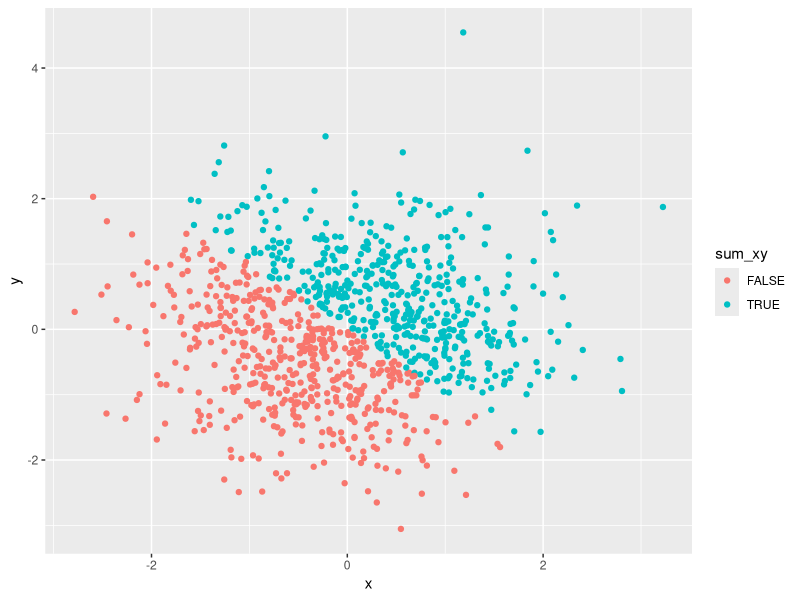
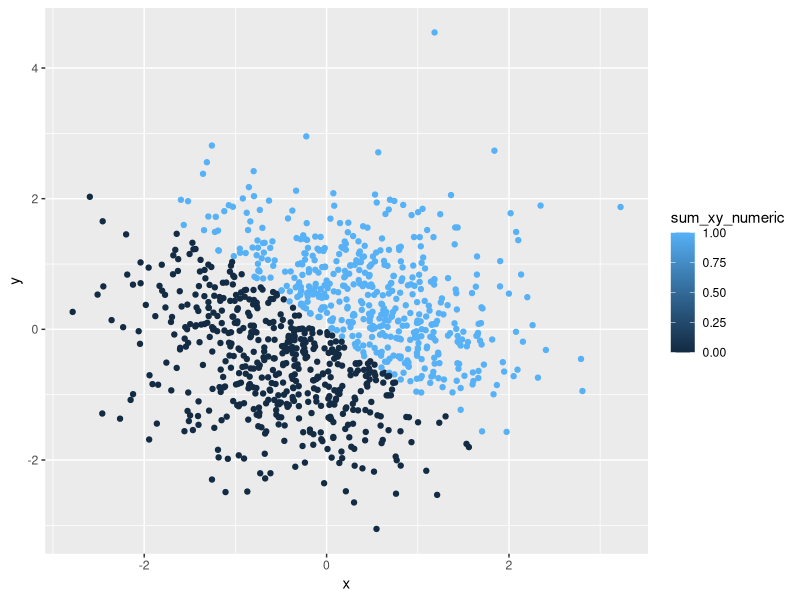
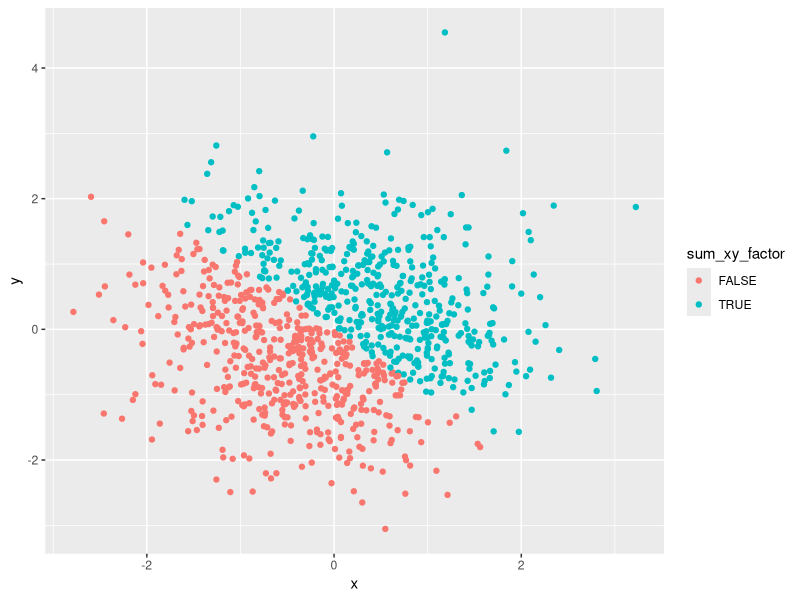
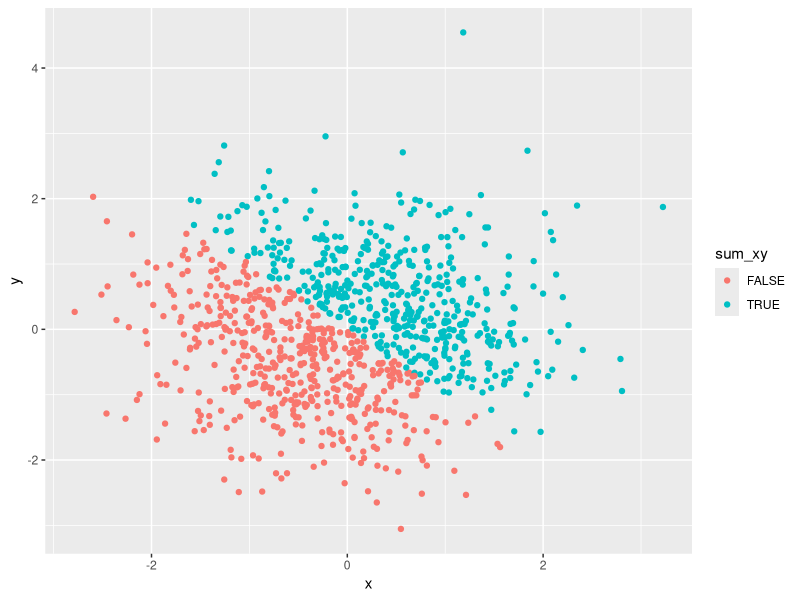

The R source for these figures, in order:
## ---- chunk 1
library(tidyverse)
## ---- chunk 2
sample = runif(n = 10, min = 0, max = 5)
## ---- chunk 3

vec_logical = sample > 2
vec_char = c("i", "made", "this", "character", "vector", "with", "length", "of", "ten", "yay")
vec_factor = factor(c("a", "a", "a", "a", "b", "b", "b", "b", "a", "b"))

problem1_df = tibble(
  sample,
  vec_logical,
  vec_char,
  vec_factor
  )

## ---- chunk 4
problem1_df
## ---- chunk 5
as.numeric(as.factor(vec_char))
as.numeric(as.character(vec_factor))
## ---- chunk 6
x = rnorm(1000, 0 , 1)
y = rnorm(1000, 0 , 1)
sum_xy = x + y > 0
sum_xy_numeric = as.numeric(sum_xy)
sum_xy_factor = as.factor(sum_xy)

problem2_df = tibble(
  x,
  y,
  sum_xy,
  sum_xy_factor,
  sum_xy_numeric
)

## ---- chunk 7
problem2_df
## ---- chunk 8
plot_df = tibble(x, y)

ggplot(plot_df, aes(x = x, y = y, color = sum_xy)) + geom_point()

ggplot(plot_df, aes(x = x, y = y, color = sum_xy_numeric)) + geom_point()

ggplot(plot_df, aes(x = x, y = y, color = sum_xy_factor)) + geom_point()

## ---- chunk 9
ggsave("hw1_scatterplot.pdf", ggplot(plot_df, aes(x = x, y = y, color = sum_xy)) + geom_point())
